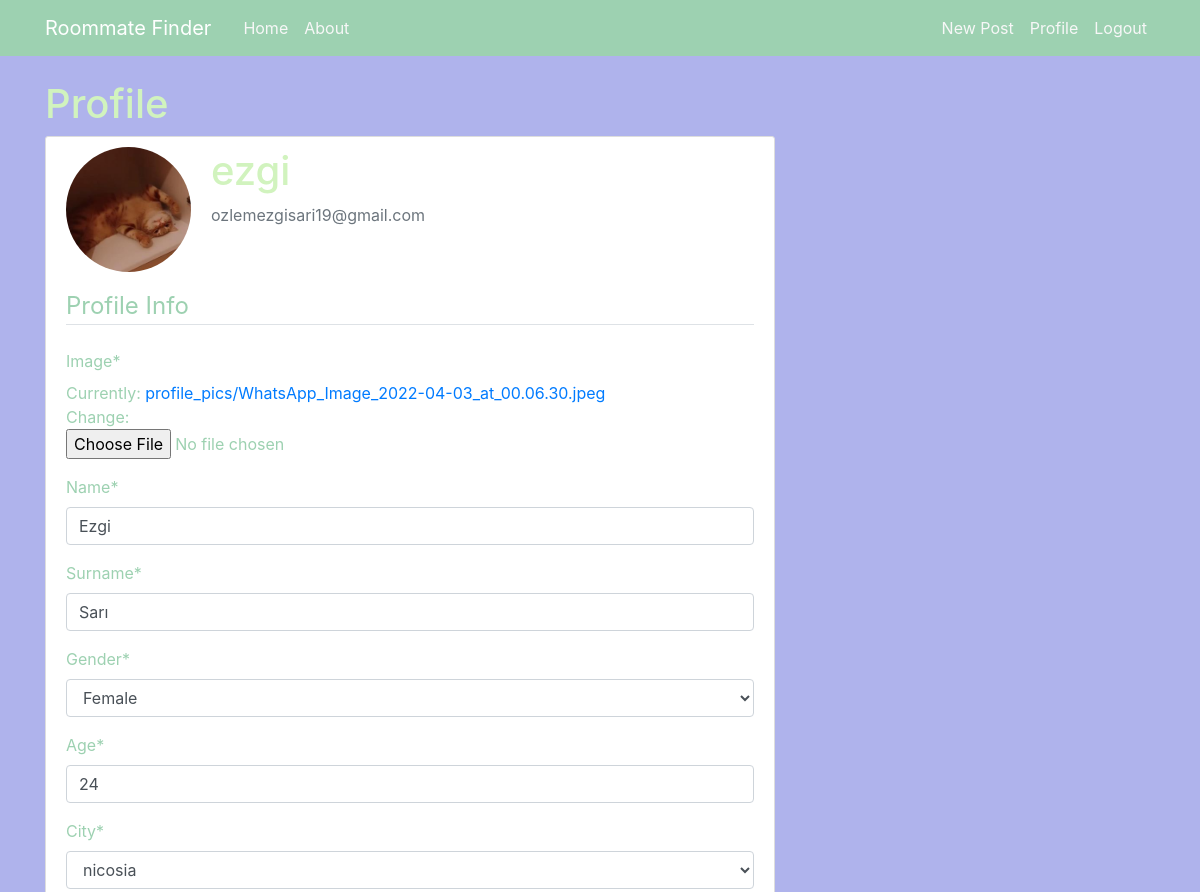
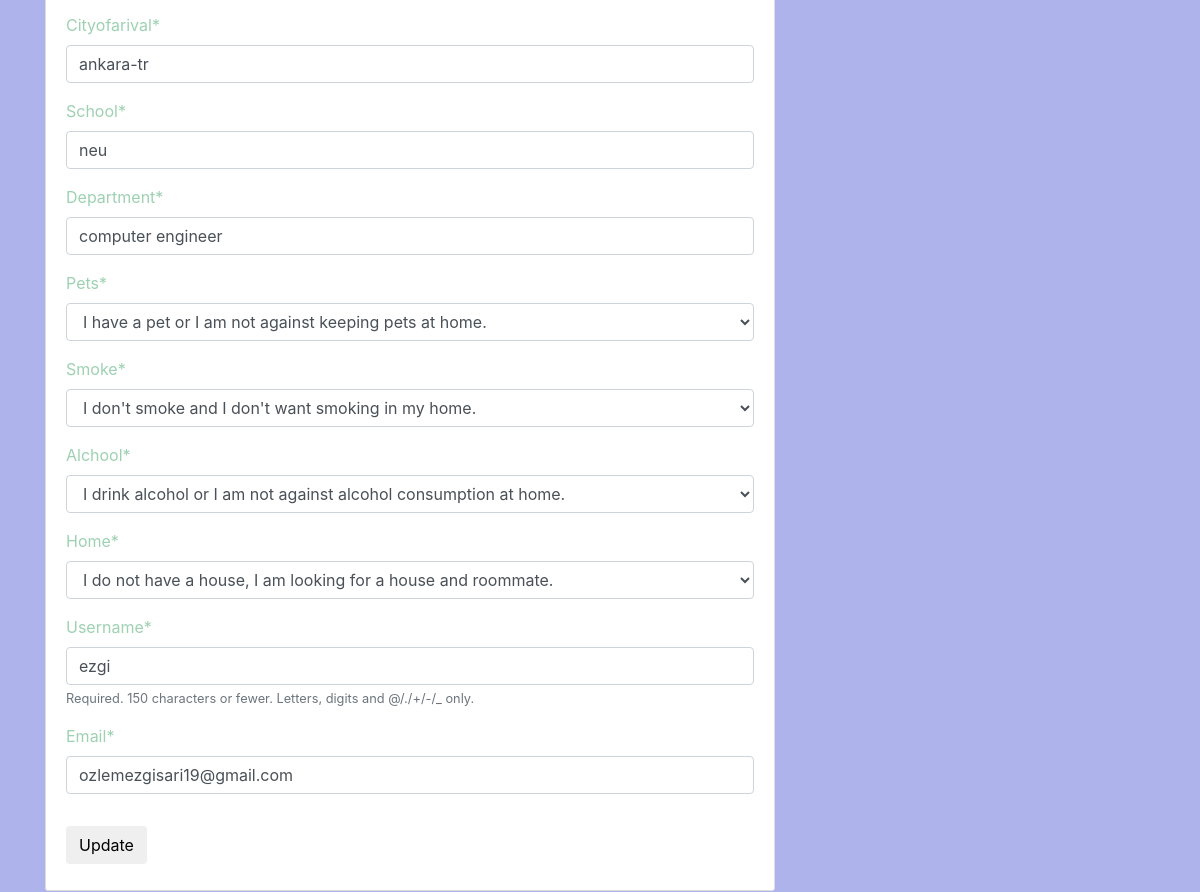
/profile/ (signed in), run on the app's committed database (2 pictures, top to bottom).
### users/models.py (models this page shows, shortened)
class Profile(models.Model):
    GENDER_CHOICES = (('Male', 'Male'),('Female', 'Female'))
    CITIES=(('nicosia','nicosia'),('famagusta','famagusta'),('kyrenia','kyrenia'),('omorfo','omorfo'),('lefka','lefka'))
    PETS=(('I have a pet or I am not against keeping pets at home.','I have a pet or I am not against keeping pets at home.'),("I don't have a pet and I don't want any pets in my house.","I don't have a pet and I don't want any pets in my house."))
    SMOKE=(("I smoke or I am not against smoking in the home.","I smoke or I am not against smoking in the home."),("I don't smoke and I don't want smoking in my home.", "I don't smoke and I don't want smoking in my home."))
    ALCHOOL=(("I drink alcohol or I am not against alcohol consumption at home.","I drink alcohol or I am not against alcohol consumption at home."),("I do not drink alcohol and I do not want alcohol consumed in my home.","I do not drink alcohol and I do not want alcohol consumed in my home."))
    HOME=(("I have a house and I am looking for a roommate for my house.","I have a house and I am looking for a roommate for my house."),("I do not have a house, I am looking for a house and roommate.","I do not have a house, I am looking for a house and roommate."))
    user = models.OneToOneField(User, on_delete=models.CASCADE,null=True)
    image = models.ImageField(default='default.jpeg', upload_to='profile_pics')
    name = models.CharField(max_length=100,null=True)
    surname = models.CharField(max_length=100,null=True)
    gender = models.CharField(choices=GENDER_CHOICES, max_length=100,null=True)
    age= models.CharField(max_length=50,null=True)
    city= models.CharField(choices=CITIES, max_length=100,null=True)
    cityofarival= models.CharField(max_length=100,null=True)
    school= models.CharField(max_length=100,null=True)
    department= models.CharField(max_length=100,null=True)
    pets= models.CharField(choices=PETS, max_length=100,null=True)
    smoke= models.CharField(choices=SMOKE, max_length=100,null=True)
    alchool= models.CharField(choices=ALCHOOL, max_length=100,null=True)
    home=models.CharField(choices=HOME, max_length=100,null=True)

### users/views.py (the view)
# urls.py: path('profile/',user_views.profile,name='profile'),
@login_required
def profile(request):
   if request.method == 'POST':
       u_form = UserUpdateForm(request.POST, instance=request.user)
       p_form = ProfileUpdateForm(request.POST,
                                  request.FILES,
                                  instance=request.user.profile)
       if u_form.is_valid() and p_form.is_valid():
           u_form.save()
           p_form.save()
           messages.success(request, f'Your account has been updated!')
           return redirect('profile')
   else:
       u_form = UserUpdateForm(instance=request.user)
       p_form = ProfileUpdateForm(instance=request.user.profile)
   context={
        'u_form':u_form,
        'p_form':p_form
    }
   return render (request, 'users/profile.html', context)

### users/forms.py
class UserUpdateForm(forms.ModelForm):
    email = forms.EmailField()
    class Meta:
        model = User
        fields = ['username','email']

### users/templates/users/profile.html (shortened to what this page needs)
{% extends "blog/base.html" %}
{% load crispy_forms_tags %}
{% load static %}
{% load crispy_forms_tags %}
{% block content %}
    <h1>Profile</h1>
    <div class="content-section">
        <div class="media">
            {% if request.user.profile.image %}
            <img class="rounded-circle account-img" src="{{ request.user.profile.image.url }}">
            {% else %}
            <img class="rounded-circle account-img" alt="profile picture" src="{% static 'blog/images/default.jpeg' %}">
            {% endif %}
          <div class="media-body">
            <h2 class="account-heading">{{ user.username }}</h2>
            <p class="text-secondary">{{ user.email }}</p>
          </div>
        </div>
        <form method = 'POST' enctype="multipart/form-data">
          <fieldset class='form-group'>
              <legend class = 'border-bottom mb-4'>Profile Info</legend>
              {{p_form|crispy }}
              {{u_form|crispy }}
          </fieldset>
          <div class = 'form-group'>
              <button class="btn btn-otline-info" type="submit">Update</button>
          </div>
      </form>
      </div>
{% endblock content %}

### blog/static/blog/main.css (style rules this page uses)
body { background: #afb3ec; color: #9dd1b1; margin-top: 5rem; }
h1, h2, h3, h4, h5, h6 { color: #d1f3be; }
.content-section { background: #ffffff; padding: 10px 20px; border: 1px solid #dddddd; border-radius: 3px; margin-bottom: 20px; }
.account-img { height: 125px; width: 125px; margin-right: 20px; margin-bottom: 16px; }
.account-heading { font-size: 2.5rem; }

### data on the page
Profile: name "Ezgi", surname "Sarı", gender "Female", age "24", city "nicosia", cityofarival "ankara-tr", school "neu", department "computer engineer", pets "I have a pet or I am not against keeping pets at home.", smoke "I don't smoke and I don't want smoking in my home.", alchool "I drink alcohol or I am not against alcohol consumption at home.", home "I do not have a house, I am looking for a house and roommate."

### other printed values
{{ user.username }} "ezgi"
{{ user.email }} "ozlemezgisari19@gmail.com"
